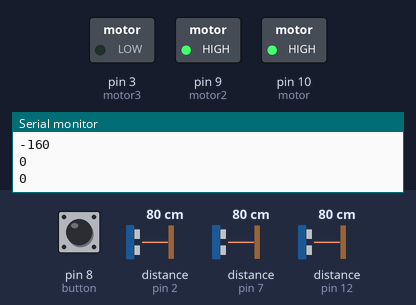
The sketch below on a simulated Arduino Uno, built with avr-gcc and run on an emulated ATmega328P. Shown: switched loads named in the sketch (green lamp = pin HIGH), the last lines printed to the serial monitor. Dashed ring = blinking. The test bench sets the inputs (shaded band); at power-on: distance to the obstacle (sensors on pin 2, pin 7, pin 12) 80 cm, pin 8 (button) LOW. The echo pulse lasts 58.3 µs per cm; pins used as bus, display or sensor lines are not drawn.

Above: at 1.4 s.
1.5 s: distance to the obstacle (sensor on pin 2) set to 125 cm
3.0 s: distance to the obstacle (sensor on pin 2) set to 133 cm
At 3.6 s:
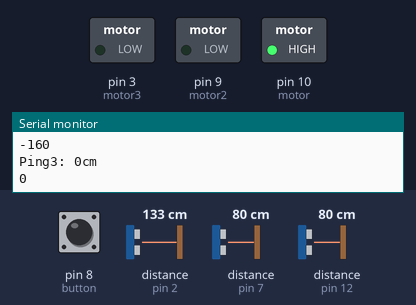
4.5 s: distance to the obstacle (sensor on pin 7) set to 2 cm
6.0 s: distance to the obstacle (sensor on pin 12) set to 2 cm
7.6 s: distance to the obstacle (sensor on pin 12) set to 250 cm
At 8.6 s:
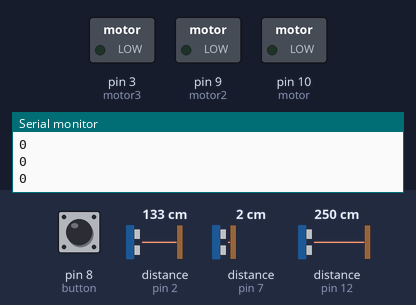
10.6 s: distance to the obstacle (sensor on pin 7) set to 60 cm
Timing chart, 0 to 14.6 s (numbered marks = the images above; inputs shaded):
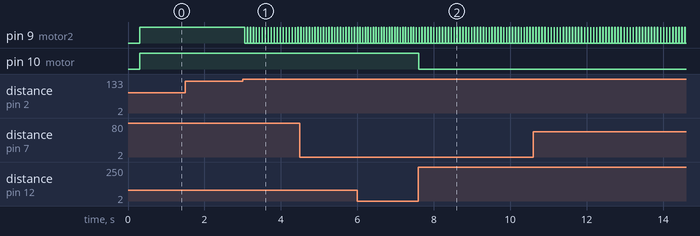

Measured:
- the behaviour switches between 130 and 131 cm on distance to the obstacle (sensor on pin 2) (found by bisection; images 0 and 1)
- after the input at 3.0 s, pin 9 (motor2): alternates HIGH for 0.01 s and LOW for 0.07 s, starting after 0.05 s
- after the input at 7.6 s, pin 10 (motor): HIGH → LOW at once

The sketch:

Bastech_Arduino.ino
```cpp
/*
 -----BASTECH rev 75------
 -----Autor: Emiliano Galmarini------
 -----Bajo Licencia GPLv3 -PROHIBIDO SU USO PARA CREAR PROYECTOS DE EGRESO DE EMT-UTU O SU USO EXCLUSIVO PARA CLUBES DE CIENCIA SIN LA AUTORIZACION DEL AUTOR-----------
 */
#include <NewPing.h> //Libreria

#define TRIGGER_PIN 11 //Pin de pulso del sensor de abajo
#define ECHO_PIN 12  //Pin de lectura del sensor de abajo
#define MAX_DISTANCE 130 //Distancia de medicion en cm del sensor de abajo

#define TRIGGER_PIN2 5 //Pin de pulso del sensor de arriba
#define ECHO_PIN2 7  //Pin de lectura del sensor de abajo
#define MAX_DISTANCE2 130 //Distancia de medicion en cm del sensor de Arriba

#define TRIGGER_PIN3 6  //Pin de pulso del sensor para escaleras
#define ECHO_PIN3 2  //Pin de lectura del sensor para escaleras
#define MAX_DISTANCE3 130 //Distancia de medicion en cm del sensor para escaleras

NewPing sonar(TRIGGER_PIN, ECHO_PIN, MAX_DISTANCE); // NewPing configuracion para sensor de abajo.
NewPing sonar2(TRIGGER_PIN2, ECHO_PIN2, MAX_DISTANCE2); // NewPing configuracion para sensor de arriba.
NewPing sonar3(TRIGGER_PIN3, ECHO_PIN3, MAX_DISTANCE3); // NewPing configuracion para sensor de escaleras.

int motor = 10; //Vibrador 1
int motor2 = 9; //Vibrador 2
int motor3 = 3; //Vibrador 3
int speaker = 1; //Speaker 1
int speaker_2= 0; //Speaker 2 (testeo)
int input; //debug
int button = 8; // Defino boton analogico en A2
int buttonState = 0; // Estado del boton para detectar si esta presionado o no

/* Deteccion de escaleras */
int dato1=0; //Variable para alojar una medida
int dato2=0; //Variable para alojar una medida
int delta=0; //Variable para calcular abs
/* Deteccion de escaleras */

boolean flag=false; //Bandera
boolean flag2=false; //Bandera

void setup () {
  Serial.begin(115200); //Inia puerto serial a 9600 bauds
  pinMode(motor,OUTPUT);// Habilita pin 9 como salida Analogica
  pinMode(motor2,OUTPUT);// Habilita pin 6 como salida Analogica
  pinMode(motor3,OUTPUT);// Habilita pin 3 como salida Analogica
  pinMode(speaker, OUTPUT); //Habilita Pin 3 (speaker) como salida Analogica
  pinMode(speaker_2, OUTPUT); //Habilita Pin 10 (speaker_2) como salida Analogica
  pinMode(button, INPUT);     //Habilita pin Button como entrada analogica
  Serial.println("BastecH  1.0 "); //Imprime Bienvenida
  beep(); //Variable de beep "ok"
  Serial.println("OK"); //Imprime OK
}

void beep() {
  analogWrite(speaker,128); //Envia un pulso modulado de 128 analogico
  delay(250); //Pausa de 250ms
  analogWrite(speaker,LOW); //Apaga Pin modulado de Speaker
}

void srf05_abajo() {
  // delay(50); // Envia 2/pulsosseg. 30ms mas la distancia de tiempo mas corta entrwe pulso y pulso.
  unsigned int uS = sonar.ping(); //Envia ping entre microsecons.
  Serial.print("Ping: "); //Imprime "Ping: " en puerto serial
  Serial.print(sonar.convert_cm(uS)); //Convierte la distancia en resultado
  Serial.println("cm");//Imprime "cm" en puerto serial
  int value = uS;//Rango de lectura (0,1023)
  int motor_speed = -(uS/29);//PWM solo puede variar entre 255 valores
  analogWrite(motor,motor_speed);// Modula el pulso segun la distancia pra uqe el vibrador gire mas o menos
  Serial.println(motor_speed); // Imprime velocidad del motor en el puerto serial
  if(motor_speed>256 && motor_speed<1){
    delay(1);
  }
  if(motor_speed>-70) { //Si el valor de giro del motor es mayor a -70
    analogWrite(speaker,100); //Prende Speaker a 100 de valor de 255
  }
  else
    if(motor_speed<-70){ //Si es menor a -70
      analogWrite(speaker,LOW); //Apaga el Speaker
    }
  if(motor_speed<-256){ //En caso que este fuera del rango
    analogWrite(motor,LOW); //Apaga vibrador
    delay(1); //Delay en 1 ms
  }
  if(motor_speed>-70 && motor_speed<-1){
    Serial.println("Objeto cerca (Sensor de abajo)"); //Imprime en el puerto que hay un objeto cerca del sensor de abajo
  }
}

void srf05_arriba() {
  //delay(50); // Envia 2/pulsosseg. 30ms mas la distancia de tiempo mas corta entrwe pulso y pulso.
  unsigned int uS2 = sonar2.ping(); //Envia ping2 entre microsecons.
  Serial.print("Ping_2: "); //Imprime "Ping_2: " en puerto serial
  Serial.print(sonar2.convert_cm(uS2)); //Convierte la distancia en resultado
  Serial.println("cm"); //Imprime "cm" en puerto serial
  int value2 = uS2; // Rango de lectura (0,1023)
  int motor_speed2 = -(uS2/29); // PWM solo puede variar entre 255 valores
  analogWrite(motor2,motor_speed2); //Modula el pulso segun la distancia pra que el vibrador gire mas o menos
  Serial.println(motor_speed2); //Imprime velocidad del motor 2 en el puerto serial
  if(motor_speed2>256 && motor_speed2<1){
    delay(1);
  }
  if(motor_speed2>-70) { //Si el valor de giro del motor es mayor a -70
    analogWrite(0,100); //Prende Speaker_2 a 100 de valor de 255
  }
  else
    if(motor_speed2<-70){ //Si es menor a -70
      analogWrite(0,LOW); //Apaga el Speaker_2
    }
  if(motor_speed2<-256){ //En caso que este fuera del rango
    analogWrite(motor,LOW); //Apaga vibrador
    delay(1); //Delay en 1 ms
  }
  if(motor_speed2>-70 && motor_speed2<-1){
    Serial.println("Objeto cerca (Sensor de arriba)"); //Imprime en el puerto que hay un objeto cerca del sensor de arriba
  }
}

/*----------DETECCION DE ESCALERAS-----------*/
void srf05_escaleras() {
  //  delay(50);
  unsigned int uS3 = sonar3.ping(); // Send ping, get ping time in microseconds (uS).
  Serial.print("Ping3: ");
  Serial.print(sonar3.convert_cm(uS3)); // Convert ping time to distance and print result (0 = outside set distance range, no ping echo)
  Serial.println("cm");
  unsigned int result=sonar3.convert_cm(delta); //Convierte a cm el resultado (Delta)
  int motor_speed3 = -(uS3/29); // PWM solo puede variar entre 255 valores
  analogWrite(motor2,motor_speed3); //Modula el pulso segun la distancia pra que el vibrador gire mas o menos
  Serial.println(motor_speed3); //Imprime velocidad del motor 2 en el puerto serial
  if(flag==false) {
    dato1=sonar3.ping(); //Guarda dato 1
    flag=true; // Bandera en alto
  }
  else
    (dato1=dato2); //Dato 1 es igual Dato 2
  dato2=sonar3.ping();// Dato 2 pasa a ser otra medida
  delta=abs(dato2-dato1); // Se calcula Valor absoluto de dato 2 - dato 1
  Serial.println(sonar3.convert_cm(delta)); // Muestra resultado en Consola
  Serial.println(result); //Debug
  if(result >= 20) {
    digitalWrite(2, HIGH);
  }
  else
    digitalWrite(2, LOW);
}
/*----------DETECCION DE ESCALERAS-----------*/

/*----------BOTON DE ALARMA------------------*/
void boton_alarma() {
  buttonState = digitalRead(button);
  if (buttonState == HIGH) { //Si el estado del boton esta en alto (se presione)
  analogWrite(speaker,150); //Envia un pulso modulado de 150 analogico para el speaker
  }
  else { //Sino
    analogWrite(speaker,LOW); //Cierra el pin para que el speaker se apague
  }
}
/*----------BOTON DE ALARMA------------------*/

void  loop() {
  delay(50); //50ms para los 2 sensores, asi no se retrasa el envio y se ahorra codigo
  srf05_abajo(); //Inizializa sensor de abajo
  srf05_arriba(); //Inicializa Sensor de arriba
  srf05_escaleras(); //Inicializa Sensor de deteccion de escaleras
  boton_alarma(); //Inilializa boton alarma
}
```
